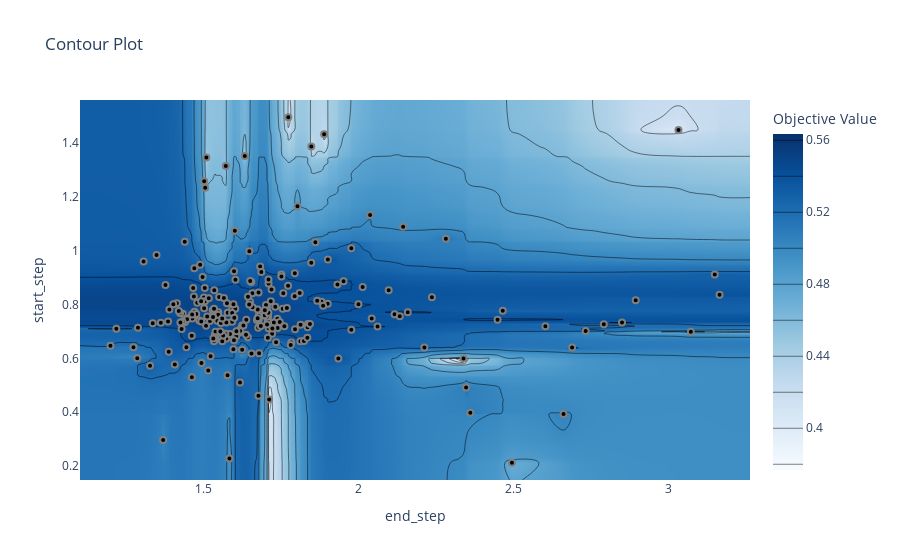

The cell this chart's notebook holds for it:
### Code cell
optuna.visualization.plot_contour(study, params=["end_step", "start_step"])

### Figure 1 — Plotly figure (JSON) as saved in the notebook; plotly's stock layout.template omitted (floating-point values rounded to 4 significant figures; data arrays with more than 128 entries replaced by an {"elided": "..."} marker saying what was removed)
{"data": [{"colorbar": {"title": {"text": "Objective Value"}}, "colorscale": [[0, "rgb(247,251,255)"], [0.125, "rgb(222,235,247)"], [0.25, "rgb(198,219,239)"], [0.375, "rgb(158,202,225)"], [0.5, "rgb(107,174,214)"], [0.625, "rgb(66,146,198)"], [0.75, "rgb(33,113,181)"], [0.875, "rgb(8,81,156)"], [1, "rgb(8,48,107)"]], "connectgaps": true, "contours": {"coloring": "heatmap"}, "hoverinfo": "none", "line": {"smoothing": 1.3}, "reversescale": false, "type": "contour", "x": {"elided": "224 float values"}, "y": {"elided": "224 float values"}, "z": {"elided": "224x224 float values"}}, {"marker": {"color": "black", "line": {"color": "Grey", "width": 2}}, "mode": "markers", "showlegend": false, "type": "scatter", "x": {"elided": "222 float values"}, "y": {"elided": "222 float values"}}], "layout": {"title": {"text": "Contour Plot"}, "xaxis": {"range": [1.102, 3.262], "title": {"text": "end_step"}}, "yaxis": {"range": [0.1486, 1.558], "title": {"text": "start_step"}}}}
